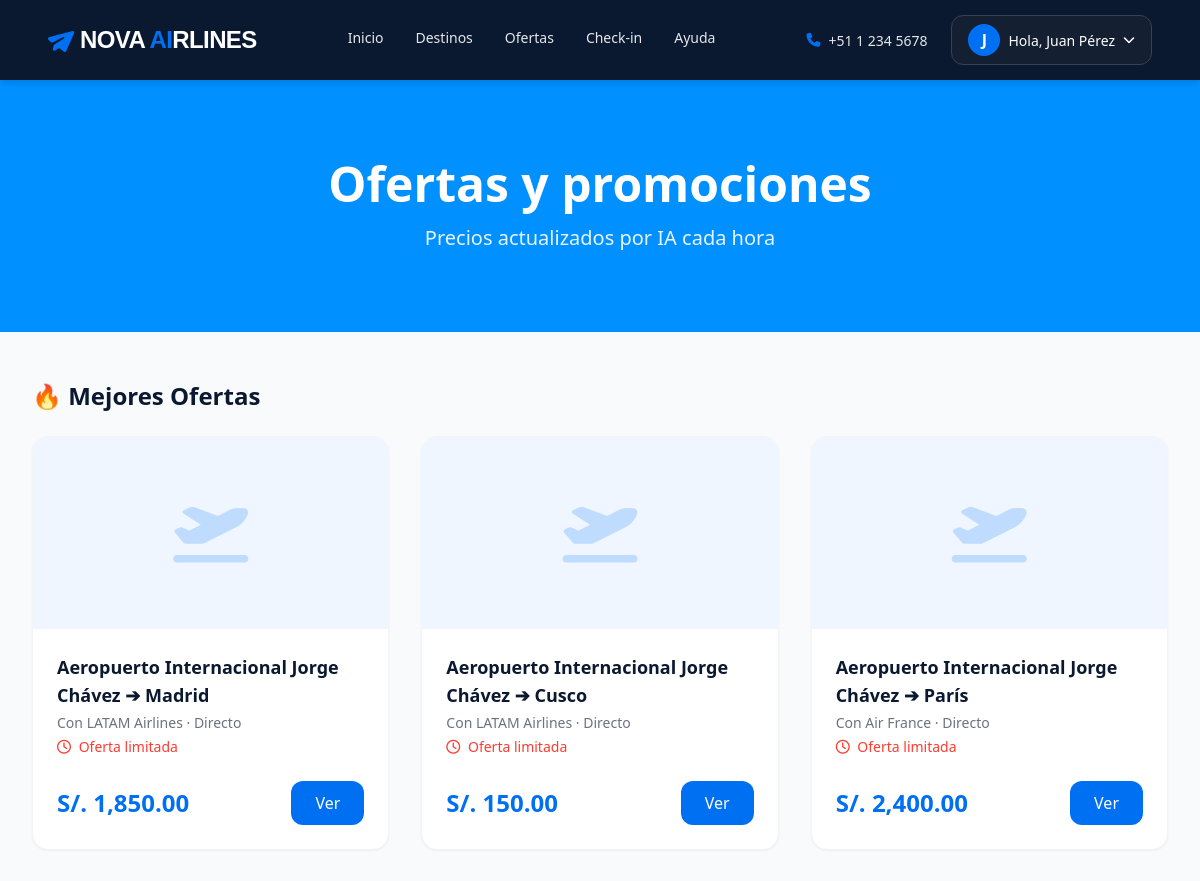
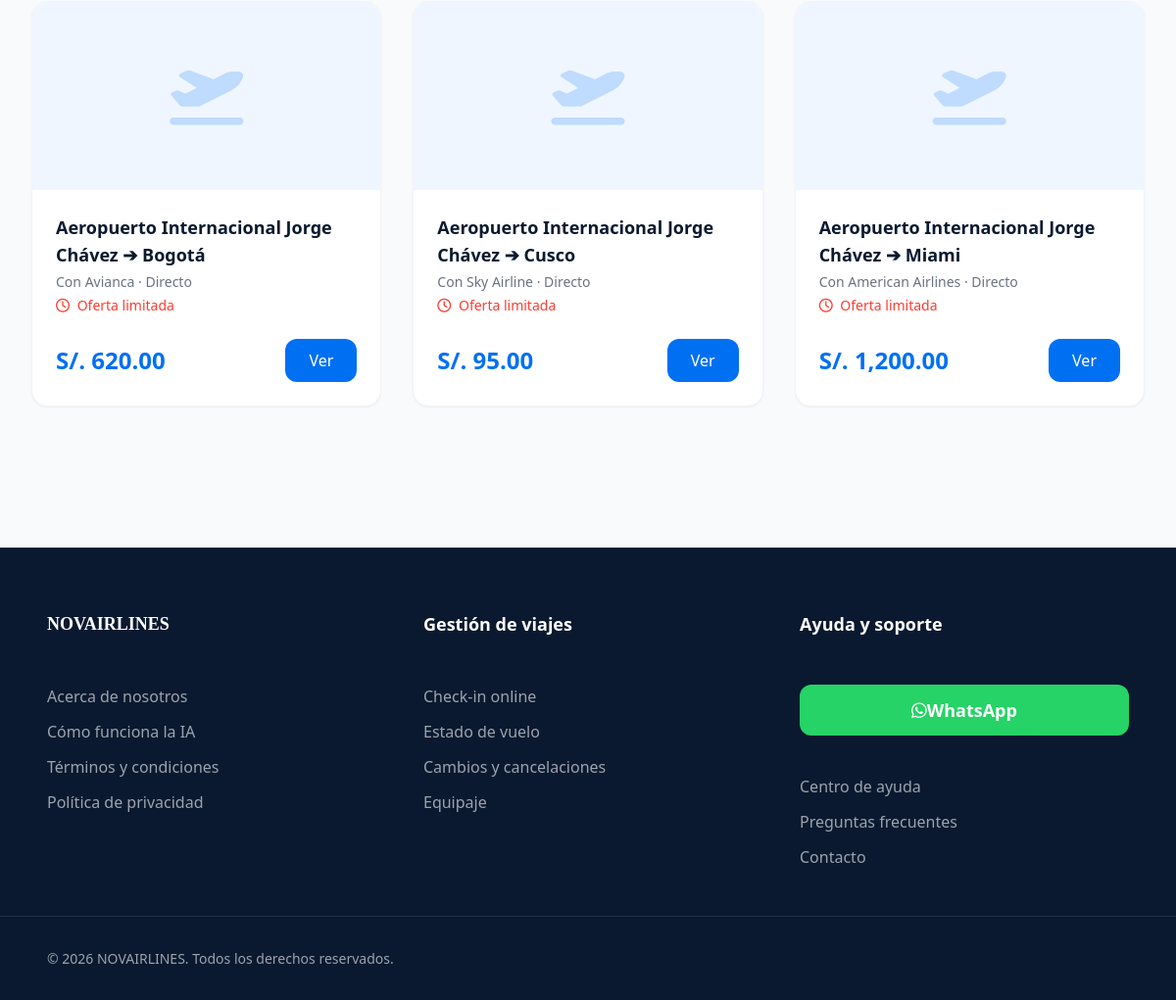
The page /index.php?action=ofertas (signed in) on the database its author committed (2 pictures, top to bottom).
### tables this page shows
CREATE TABLE vuelos (
    id INT(11) AUTO_INCREMENT PRIMARY KEY,
    aerolinea_id INT(11) NOT NULL,
    numero_vuelo VARCHAR(20) NOT NULL,
    origen_aeropuerto_id INT(11) NOT NULL,
    destino_aeropuerto_id INT(11) NOT NULL,
    hora_salida TIME NOT NULL,
    hora_llegada TIME NOT NULL,
    llegada_dia_siguiente TINYINT(1) DEFAULT 0,
    duracion VARCHAR(20) NOT NULL,
    escalas INT(11) DEFAULT 0,
    precio DECIMAL(10,2) NOT NULL,
    es_mejor_precio TINYINT(1) DEFAULT 0,
    duffel_offer_id VARCHAR(255) DEFAULT NULL COMMENT 'ID de oferta devuelto por Duffel API (off_xxx)',
    creado_en DATETIME DEFAULT CURRENT_TIMESTAMP,
    CONSTRAINT fk_vuelos_aerolinea FOREIGN KEY (aerolinea_id) REFERENCES aerolineas(id) ON DELETE CASCADE,
    CONSTRAINT fk_vuelos_origen FOREIGN KEY (origen_aeropuerto_id) REFERENCES aeropuertos(id) ON DELETE CASCADE,
    CONSTRAINT fk_vuelos_destino FOREIGN KEY (destino_aeropuerto_id) REFERENCES aeropuertos(id) ON DELETE CASCADE
);

CREATE TABLE aeropuertos (
    id INT(11) AUTO_INCREMENT PRIMARY KEY,
    codigo_iata CHAR(3) NOT NULL UNIQUE COMMENT 'Código IATA único de 3 letras (ej: LIM, MAD, CDG)',
    nombre VARCHAR(150) NOT NULL,
    ciudad VARCHAR(100) NOT NULL,
    pais VARCHAR(100) NOT NULL
);

CREATE TABLE aerolineas (
    id INT(11) AUTO_INCREMENT PRIMARY KEY,
    codigo_iata VARCHAR(3) NOT NULL,
    nombre VARCHAR(100) NOT NULL,
    logo_url VARCHAR(255) DEFAULT NULL
);

### models/Vuelo.php (called while the page is built, shortened)
<?php
require_once __DIR__ . '/../config/database.php';
class Vuelo {
    private $conn;
    public function __construct() {
        $database = new Database();
        $this->conn = $database->getConnection();
    }
    public function obtenerTodos() {
        $query = "SELECT v.*,
                         a_origen.codigo_iata as origen_iata, a_origen.nombre as origen_nombre,
                         a_destino.codigo_iata as destino_iata, a_destino.nombre as destino_nombre, a_destino.ciudad as destino_ciudad,
                         al.nombre as aerolinea_nombre
                  FROM vuelos v
                  JOIN aeropuertos a_origen ON v.origen_aeropuerto_id = a_origen.id
                  JOIN aeropuertos a_destino ON v.destino_aeropuerto_id = a_destino.id
                  JOIN aerolineas al ON v.aerolinea_id = al.id";
        $stmt = $this->conn->prepare($query);
        $stmt->execute();
        return $stmt->fetchAll(PDO::FETCH_ASSOC);
    }
}
?>

### config/database.php (called while the page is built, shortened)
<?php
class Database {
    private $host;
    private $db_name;
    private $username;
    private $password;
    public function __construct() {
        $this->host = $_ENV['DB_HOST'] ?? 'localhost';
        $this->db_name = $_ENV['DB_NAME'] ?? 'novairlines_db';
        $this->username = $_ENV['DB_USER'] ?? 'root';
        $this->password = $_ENV['DB_PASS'] ?? '';
    }
    public function getConnection() {
        $this->conn = null;
        try {
            $this->conn = new PDO("mysql:host=" . $this->host . ";dbname=" . $this->db_name, $this->username, $this->password);
            $this->conn->exec("set names utf8");
        } catch(PDOException $exception) {
            echo "Error de conexión: " . $exception->getMessage();
        }
        return $this->conn;
    }
}
?>

### views/flights/ofertas.php (the view)
<main class="bg-gray-50 pb-20">
    <section class="bg-[#0090FF] text-white py-20">
        <div class="max-w-[1280px] mx-auto px-8 text-center">
            <h1 class="text-4xl md:text-5xl font-bold mb-4">Ofertas y promociones</h1>
            <p class="text-lg md:text-xl text-white/90">Precios actualizados por IA cada hora</p>
        </div>
    </section>
    <div class="max-w-[1280px] mx-auto px-8 mt-12">
        <?php
            require_once 'models/Vuelo.php';
            $vueloModel = new Vuelo();
            $todos = $vueloModel->obtenerTodos();
            $mejores_ofertas = array_filter($todos, function($v) {
                return (bool)$v['es_mejor_precio'];
            });
            $mejores_ofertas = array_slice($mejores_ofertas, 0, 6);
        ?>
        <section class="mb-16">
            <h2 class="text-2xl font-bold text-[#0A192F] mb-6">🔥 Mejores Ofertas</h2>
            <div class="grid grid-cols-1 md:grid-cols-2 lg:grid-cols-3 gap-8">
                <?php foreach ($mejores_ofertas as $vuelo): ?>
                <div class="bg-white rounded-2xl shadow-sm overflow-hidden border border-gray-100 tarjeta-animada group flex flex-col">
                    <div class="h-48 overflow-hidden bg-blue-50 flex items-center justify-center">
                        <i class="fa-solid fa-plane-departure text-6xl text-blue-200 group-hover:scale-110 transition-transform duration-500"></i>
                    </div>
                    <div class="p-6 flex-1 flex flex-col justify-between">
                        <div>
                            <h3 class="text-lg font-bold text-[#0A192F] mb-1">
                                <?php echo htmlspecialchars($vuelo['origen_nombre'] ?? 'LIM'); ?> ➔ <?php echo htmlspecialchars($vuelo['destino_ciudad']); ?>
                            </h3>
                            <p class="text-sm text-gray-500 mb-1">Con <?php echo htmlspecialchars($vuelo['aerolinea_nombre']); ?> · <?php echo $vuelo['escalas'] == 0 ? 'Directo' : $vuelo['escalas'] . ' escala(s)'; ?></p>
                            <p class="text-sm text-[#FF3B30] font-medium mb-6"><i class="fa-regular fa-clock mr-1"></i> Oferta limitada</p>
                        </div>
                        <div class="flex justify-between items-center mt-auto">
                            <span class="text-2xl font-bold text-[#0070F3]">S/. <?php echo number_format($vuelo['precio'], 2); ?></span>
                            <a href="?action=buscar&destino=<?php echo urlencode($vuelo['destino_ciudad']); ?>" class="bg-[#0070F3] hover:bg-[#0051CC] text-white px-6 py-2.5 rounded-xl font-medium transition-colors text-center">Ver</a>
                        </div>
                    </div>
                </div>
                <?php endforeach; ?>
            </div>
        </section>
    </div>
</main>

### assets/css/style.css (style rules this page uses)
.tarjeta-animada { transition: transform 0.3s ease-in-out, box-shadow 0.3s ease-in-out; }

### assets/css/core/variables.css (style rules this page uses)
:root { --color-primary: #0070F3; --color-primary-hover: #0051CC; --color-secondary: #0A192F; --color-accent: #ef9912; --color-background: #F9FAFB; --color-surface: #FFFFFF; --color-surface-hover: #F3F4F6; --color-text-main: #1F2937; --color-text-muted: #6B7280; --color-text-light: #9CA3AF; --color-border: #E5E7EB; --font-family-main: 'Open Sauce One', sans-serif; --shadow-sm: 0 1px 2px 0 rgba(0, 0, 0, 0.05); --shadow-md: 0 4px 6px -1px rgba(0, 0, 0, 0.1), 0 2px 4px -1px rgba(0, 0, 0, 0.06); --shadow-lg: 0 10px 15px -3px rgba(0, 0, 0, 0.1), 0 4px 6px -2px rgba(0, 0, 0, 0.05); --radius-md: 0.375rem; --radius-lg: 0.5rem; --radius-xl: 0.75rem; --radius-2xl: 1rem; --transition-fast: 150ms ease-in-out; --transition-normal: 300ms ease-in-out; }

### assets/css/core/base.css (style rules this page uses)
body { font-family: var(--font-family-main); background-color: var(--color-background); color: var(--color-text-main); margin: 0; padding: 0; -webkit-font-smoothing: antialiased; -moz-osx-font-smoothing: grayscale; }
a { text-decoration: none; color: inherit; }
* { box-sizing: border-box; }
h1, h2, h3, h4, h5, h6 { margin: 0; font-weight: inherit; }

### rows shown on the page
vuelos: origen_aeropuerto.nombre "Aeropuerto Internacional Jorge Chávez", destino_aeropuerto.ciudad "Madrid", aerolinea.nombre "LATAM Airlines", escalas "Directo", precio "1,850.00"
vuelos: origen_aeropuerto.nombre "Aeropuerto Internacional Jorge Chávez", destino_aeropuerto.ciudad "Cusco", aerolinea.nombre "LATAM Airlines", escalas "Directo", precio "150.00"
vuelos: origen_aeropuerto.nombre "Aeropuerto Internacional Jorge Chávez", destino_aeropuerto.ciudad "París", aerolinea.nombre "Air France", escalas "Directo", precio "2,400.00"
vuelos: origen_aeropuerto.nombre "Aeropuerto Internacional Jorge Chávez", destino_aeropuerto.ciudad "Bogotá", aerolinea.nombre "Avianca", escalas "Directo", precio "620.00"
vuelos: origen_aeropuerto.nombre "Aeropuerto Internacional Jorge Chávez", destino_aeropuerto.ciudad "Cusco", aerolinea.nombre "Sky Airline", escalas "Directo", precio "95.00"
vuelos: origen_aeropuerto.nombre "Aeropuerto Internacional Jorge Chávez", destino_aeropuerto.ciudad "Miami", aerolinea.nombre "American Airlines", escalas "Directo", precio "1,200.00"

### other values the page prints
substr($_SESSION['user_name'], 0, 1) "J"
$_SESSION['user_name'] "Juan Pérez"
